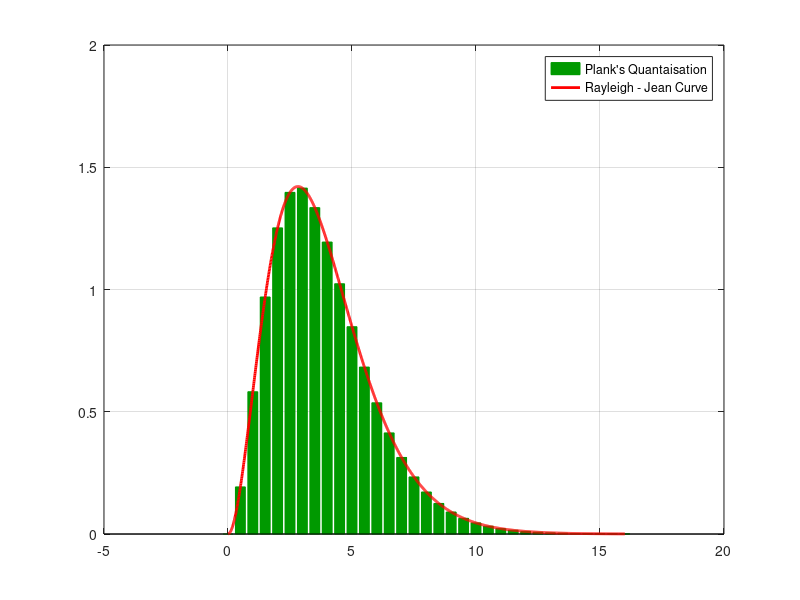

Write MATLAB code to recreate this figure.
% Releigh-Jean Curve
clear;
clc;

X1 = 0:.01:16;
Y1 = X1.^3 ./(exp(X1)-1);
X2=0:.5:16;
Y2 = X2.^3 ./(exp(X2)-1);
hold on;
bar(X2,Y2,'DisplayName','Plank''s Quantaisation','FaceColor',[0 0.600000023841858 0],'EdgeColor',[0 0.600000023841858 0]);
plot(X1,Y1,'DisplayName','Rayleigh - Jean Curve','LineWidth',2,'Color',[1 0 0]);
legend show;
box on;
grid on;